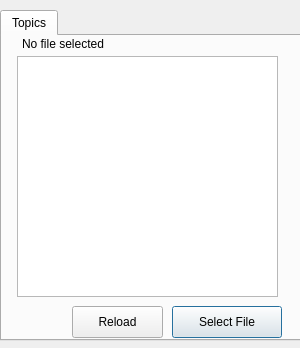
<?xml version="1.0" encoding="UTF-8"?>
<ui version="4.0">
 <class>tlFileTopicManager</class>
 <widget class="QDialog" name="tlFileTopicManager">
  <property name="geometry">
   <rect>
    <x>0</x>
    <y>0</y>
    <width>300</width>
    <height>348</height>
   </rect>
  </property>
  <property name="sizePolicy">
   <sizepolicy hsizetype="Preferred" vsizetype="Preferred">
    <horstretch>0</horstretch>
    <verstretch>0</verstretch>
   </sizepolicy>
  </property>
  <property name="maximumSize">
   <size>
    <width>300</width>
    <height>16777215</height>
   </size>
  </property>
  <property name="windowTitle">
   <string>Edit Feature</string>
  </property>
  <property name="toolTip">
   <string>&lt;html&gt;&lt;head/&gt;&lt;body&gt;&lt;p&gt;Add Feature&lt;/p&gt;&lt;p&gt;&lt;br/&gt;&lt;/p&gt;&lt;/body&gt;&lt;/html&gt;</string>
  </property>
  <property name="text" stdset="0">
   <string>Edit Feature</string>
  </property>
  <widget class="QTabWidget" name="Tabs">
   <property name="geometry">
    <rect>
     <x>0</x>
     <y>10</y>
     <width>301</width>
     <height>331</height>
    </rect>
   </property>
   <property name="currentIndex">
    <number>0</number>
   </property>
   <widget class="QWidget" name="tabTopics">
    <attribute name="title">
     <string>Topics</string>
    </attribute>
    <widget class="QTableWidget" name="listTopicsTable">
     <property name="geometry">
      <rect>
       <x>15</x>
       <y>20</y>
       <width>261</width>
       <height>241</height>
      </rect>
     </property>
    </widget>
    <widget class="QPushButton" name="selectFileButton">
     <property name="geometry">
      <rect>
       <x>170</x>
       <y>270</y>
       <width>110</width>
       <height>32</height>
      </rect>
     </property>
     <property name="text">
      <string>Select File</string>
     </property>
    </widget>
    <widget class="QPushButton" name="reloadFileButton">
     <property name="geometry">
      <rect>
       <x>70</x>
       <y>270</y>
       <width>91</width>
       <height>32</height>
      </rect>
     </property>
     <property name="text">
      <string>Reload</string>
     </property>
    </widget>
    <widget class="QLabel" name="fileNameLabel">
     <property name="geometry">
      <rect>
       <x>20</x>
       <y>0</y>
       <width>271</width>
       <height>16</height>
      </rect>
     </property>
     <property name="text">
      <string>No file selected</string>
     </property>
    </widget>
   </widget>
  </widget>
 </widget>
 <resources/>
 <connections/>
</ui>
